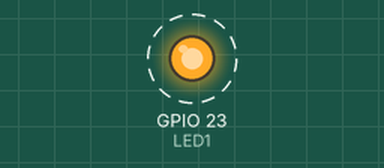
A program run on a simulated Raspberry Pi (BCM pin numbers). Shown: output pins drawn as LEDs (lit = HIGH). Dashed ring = blinking.

Above: at 0.5 s.
Timing chart, 0 to 4.6 s (numbered marks = the images above):
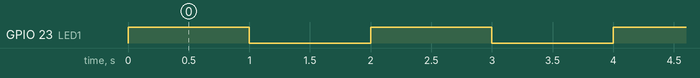

Measured:
- by itself, GPIO 23 (LED1): alternates HIGH for 1.0 s and LOW for 1.0 s

The program:

hello_world.py
```python
#!/usr/bin/env python3
# -*- coding: utf-8 -*-
"""
Filename: hello_world.py
Author: Manuel Caballero
Date: 16/May/2025
Version: 16/May/2025 The ORIGIN
Description:
    This script demonstrates how to blink an LED every one second.

    Follow me!:
	- GitHub:  https://github.com/AqueronteBlog
        - YouTube: https://www.youtube.com/user/AqueronteBlog
        - X:       https://twitter.com/aqueronteblog

License: MIT License
Contact: aqueronteblog@gmail.com
Dependencies: RPi.GPIO, time
"""
import RPi.GPIO as GPIO
import time

GPIO.setmode(GPIO.BCM)
LED1 = 23   # LED pin

GPIO.setup(LED1, GPIO.OUT)

while True:
    GPIO.output(LED1, GPIO.HIGH)    # LED on
    time.sleep(1)
    GPIO.output(LED1, GPIO.LOW)     # LED off
    time.sleep(1)
```
